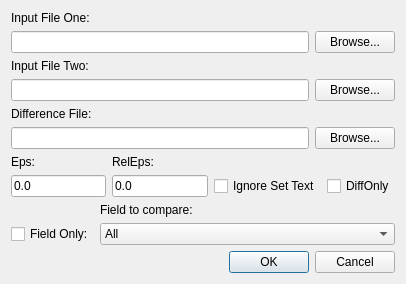
<?xml version="1.0" encoding="UTF-8"?>
<ui version="4.0">
 <class>gams::studio::gdxdiffdialog::GdxDiffDialog</class>
 <widget class="QDialog" name="gams::studio::gdxdiffdialog::GdxDiffDialog">
  <property name="geometry">
   <rect>
    <x>0</x>
    <y>0</y>
    <width>406</width>
    <height>282</height>
   </rect>
  </property>
  <property name="sizePolicy">
   <sizepolicy hsizetype="Preferred" vsizetype="Preferred">
    <horstretch>0</horstretch>
    <verstretch>0</verstretch>
   </sizepolicy>
  </property>
  <property name="windowTitle">
   <string>Dialog</string>
  </property>
  <layout class="QVBoxLayout" name="verticalLayout_4">
   <item>
    <layout class="QVBoxLayout" name="verticalLayout">
     <item>
      <widget class="QLabel" name="label">
       <property name="text">
        <string>Input File One:</string>
       </property>
      </widget>
     </item>
     <item>
      <layout class="QHBoxLayout" name="horizontalLayout">
       <item>
        <widget class="QLineEdit" name="lineEdit"/>
       </item>
       <item>
        <widget class="QPushButton" name="pushButton">
         <property name="text">
          <string>Browse...</string>
         </property>
        </widget>
       </item>
      </layout>
     </item>
    </layout>
   </item>
   <item>
    <layout class="QVBoxLayout" name="verticalLayout_2">
     <item>
      <widget class="QLabel" name="label_2">
       <property name="text">
        <string>Input File Two:</string>
       </property>
      </widget>
     </item>
     <item>
      <layout class="QHBoxLayout" name="horizontalLayout_2">
       <item>
        <widget class="QLineEdit" name="lineEdit_2"/>
       </item>
       <item>
        <widget class="QPushButton" name="pushButton_2">
         <property name="text">
          <string>Browse...</string>
         </property>
        </widget>
       </item>
      </layout>
     </item>
    </layout>
   </item>
   <item>
    <layout class="QVBoxLayout" name="verticalLayout_3">
     <item>
      <widget class="QLabel" name="label_3">
       <property name="text">
        <string>Difference File:</string>
       </property>
      </widget>
     </item>
     <item>
      <layout class="QHBoxLayout" name="horizontalLayout_3">
       <item>
        <widget class="QLineEdit" name="lineEdit_3"/>
       </item>
       <item>
        <widget class="QPushButton" name="pushButton_3">
         <property name="text">
          <string>Browse...</string>
         </property>
        </widget>
       </item>
      </layout>
     </item>
    </layout>
   </item>
   <item>
    <layout class="QGridLayout" name="gridLayout_2">
     <item row="0" column="0">
      <widget class="QLabel" name="label_4">
       <property name="text">
        <string>Eps:</string>
       </property>
      </widget>
     </item>
     <item row="0" column="1">
      <widget class="QLabel" name="label_5">
       <property name="text">
        <string>RelEps:</string>
       </property>
      </widget>
     </item>
     <item row="1" column="0">
      <widget class="QLineEdit" name="lineEdit_4">
       <property name="text">
        <string>0.0</string>
       </property>
      </widget>
     </item>
     <item row="1" column="1">
      <widget class="QLineEdit" name="lineEdit_5">
       <property name="text">
        <string>0.0</string>
       </property>
      </widget>
     </item>
     <item row="1" column="2">
      <widget class="QCheckBox" name="checkBox">
       <property name="text">
        <string>Ignore Set Text</string>
       </property>
      </widget>
     </item>
     <item row="1" column="3">
      <widget class="QCheckBox" name="checkBox_3">
       <property name="text">
        <string>DiffOnly</string>
       </property>
      </widget>
     </item>
    </layout>
   </item>
   <item>
    <layout class="QGridLayout" name="gridLayout">
     <item row="0" column="1">
      <widget class="QLabel" name="label_6">
       <property name="text">
        <string>Field to compare:</string>
       </property>
      </widget>
     </item>
     <item row="1" column="0">
      <widget class="QCheckBox" name="checkBox_2">
       <property name="text">
        <string>Field Only:</string>
       </property>
      </widget>
     </item>
     <item row="1" column="1">
      <widget class="QComboBox" name="comboBox">
       <property name="sizePolicy">
        <sizepolicy hsizetype="Expanding" vsizetype="Fixed">
         <horstretch>0</horstretch>
         <verstretch>0</verstretch>
        </sizepolicy>
       </property>
       <item>
        <property name="text">
         <string>All</string>
        </property>
       </item>
       <item>
        <property name="text">
         <string>L</string>
        </property>
       </item>
       <item>
        <property name="text">
         <string>M</string>
        </property>
       </item>
       <item>
        <property name="text">
         <string>Lo</string>
        </property>
       </item>
       <item>
        <property name="text">
         <string>Up</string>
        </property>
       </item>
       <item>
        <property name="text">
         <string>Prior</string>
        </property>
       </item>
       <item>
        <property name="text">
         <string>Scale</string>
        </property>
       </item>
      </widget>
     </item>
    </layout>
   </item>
   <item>
    <widget class="QDialogButtonBox" name="buttonBox">
     <property name="orientation">
      <enum>Qt::Horizontal</enum>
     </property>
     <property name="standardButtons">
      <set>QDialogButtonBox::Cancel|QDialogButtonBox::Ok</set>
     </property>
    </widget>
   </item>
  </layout>
 </widget>
 <resources/>
 <connections>
  <connection>
   <sender>buttonBox</sender>
   <signal>accepted()</signal>
   <receiver>gams::studio::gdxdiffdialog::GdxDiffDialog</receiver>
   <slot>accept()</slot>
   <hints>
    <hint type="sourcelabel">
     <x>248</x>
     <y>254</y>
    </hint>
    <hint type="destinationlabel">
     <x>157</x>
     <y>274</y>
    </hint>
   </hints>
  </connection>
  <connection>
   <sender>buttonBox</sender>
   <signal>rejected()</signal>
   <receiver>gams::studio::gdxdiffdialog::GdxDiffDialog</receiver>
   <slot>reject()</slot>
   <hints>
    <hint type="sourcelabel">
     <x>316</x>
     <y>260</y>
    </hint>
    <hint type="destinationlabel">
     <x>286</x>
     <y>274</y>
    </hint>
   </hints>
  </connection>
 </connections>
</ui>
